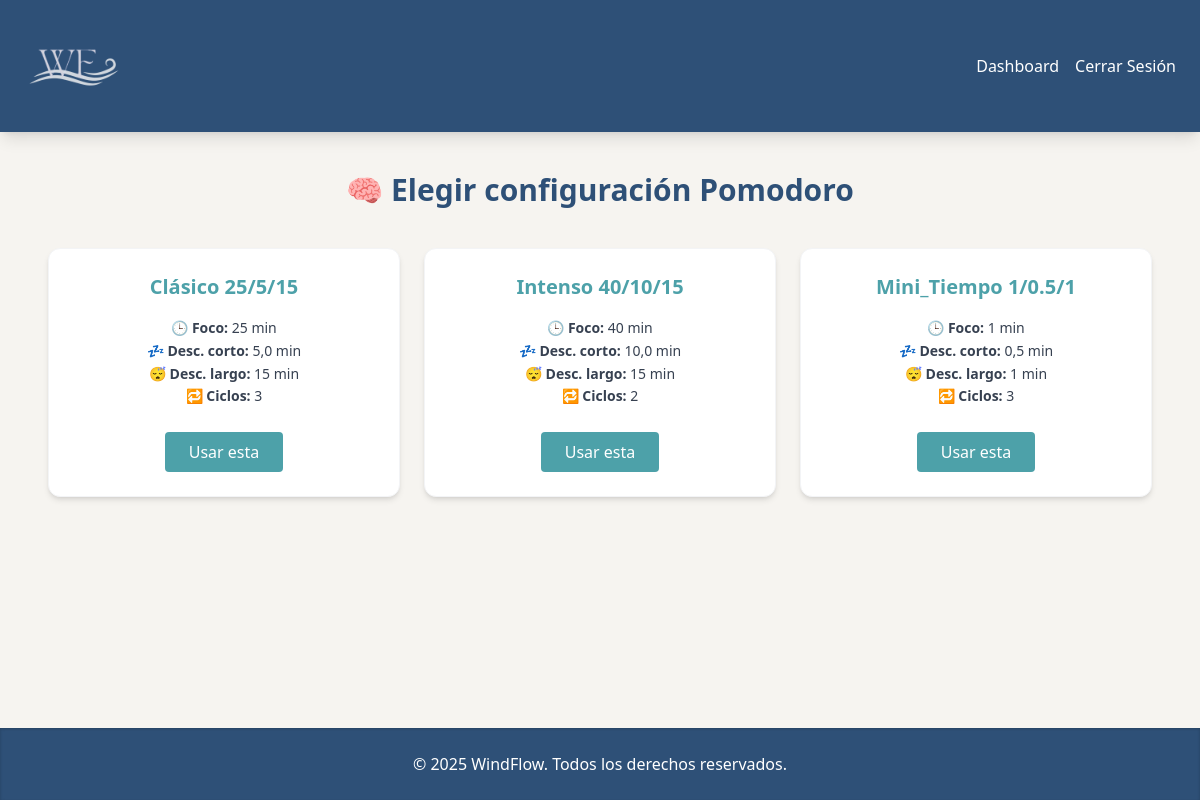
The app's page /pomodoro/configurar/ (signed in) with its own data.
### apps/pomodoro/models.py (models this page shows, shortened)
class ConfiguracionPomodoro(models.Model):
    nombre = models.CharField(max_length=100)
    foco_min = models.IntegerField(default=25)
    descanso_corto_min = models.FloatField(default=5.0)
    descanso_largo_min = models.IntegerField(default=15)
    ciclos = models.IntegerField(default=4)

### apps/pomodoro/views.py (the view)
# urls.py: path('configurar/', views.seleccionar_configuracion, name='seleccionar_configuracion'),
@login_required
@solo_usuarios
def seleccionar_configuracion(request):
    configuraciones = ConfiguracionPomodoro.objects.all()
    return render(request, 'pomodoro/seleccionar.html', {'configuraciones': configuraciones})

### templates/pomodoro/seleccionar.html (shortened to what this page needs)
{% extends "base.html" %}
{% load static %}
{% block content %}
<div class="max-w-6xl mx-auto px-6 py-10 animate-fadeIn">
  <h2 class="text-3xl font-bold text-center text-color1 mb-10">🧠 Elegir configuración Pomodoro</h2>
  <div class="grid grid-cols-1 sm:grid-cols-2 lg:grid-cols-3 gap-6">
    {% for conf in configuraciones %}
      <div class="bg-white shadow-md rounded-xl p-6 border border-gray-100 text-center hover:shadow-lg transition-all duration-300">
        <h5 class="text-xl font-semibold text-color2 mb-4">{{ conf.nombre }}</h5>
        <p class="text-gray-700 text-sm leading-relaxed mb-4">
          🕒 <strong>Foco:</strong> {{ conf.foco_min }} min<br>
          💤 <strong>Desc. corto:</strong> {{ conf.descanso_corto_min }} min<br>
          😴 <strong>Desc. largo:</strong> {{ conf.descanso_largo_min }} min<br>
          🔁 <strong>Ciclos:</strong> {{ conf.ciclos }}
        </p>
        <a href="{% url 'user_pomodoro' %}?config={{ conf.id }}"
           class="inline-block mt-2 px-6 py-2 bg-color2 text-white rounded hover:bg-color3 transition font-medium">
          Usar esta
        </a>
      </div>
    {% endfor %}
  </div>
</div>
{% endblock %}

### theme/templates/base.html (shortened to what this page needs)
{% load static %}
<!DOCTYPE html>
<html lang="es">
<head>
  <script src="https://cdn.tailwindcss.com"></script>
  <link href="https://unpkg.com/aos@2.3.4/dist/aos.css" rel="stylesheet">
</head>
<body class="text-gray-800">
  <nav class="bg-color1 text-white shadow-lg py-4">
    <div class="max-w-7xl mx-auto flex justify-between items-center px-6">
      <a href="#" class="flex items-center">
        <img src="{% static 'WF.png' %}" alt="Logo" class="w-20">
      </a>
      <ul class="flex space-x-4">
        {% if not user.is_authenticated %}
          <li><a href="{% url 'login' %}" class="hover:underline">Iniciar Sesión</a></li>
          <li><a href="{% url 'register' %}" class="hover:underline">Crear Cuenta</a></li>
        {% else %}
          {% if user.profile.es_admin_publico %}
            <li><a href="{% url 'panel_admin_publico' %}" class="hover:underline">Panel Admin</a></li>
          {% else %}
            <li>
              <a href="{% url 'dashboard' %}" class="hover:underline">
                {% if request.resolver_match.url_name == 'dashboard_suscrito' %}
                  Dashboard Usuario Gratuito
                {% else %}
                  Dashboard
                {% endif %}
              </a>
            </li>
          {% endif %}
          <li><a href="{% url 'logout' %}" class="hover:underline">Cerrar Sesión</a></li>
        {% endif %}
      </ul>
    </div>
  </nav>
  <main>
    {% block content %}{% endblock %}
  </main>
  <footer class="bg-color1 text-white text-center py-6">
    <p>&copy; 2025 WindFlow. Todos los derechos reservados.</p>
  </footer>
</body>
</html>

### theme/templates/base.html (style rules this page uses)
body { background-color: #F6F4F0; }
nav img { width: 100px !important; height: auto; }
html, body { height: 100%; margin: 0; }
body { display: flex; flex-direction: column; min-height: 100vh; }
main { flex: 1; }
footer { background-color: #2E5077; color: white; text-align: center; padding: 1.5rem 1rem; box-shadow: inset 0 1px 3px rgba(0, 0, 0, 0.2); }

### templates/pomodoro/seleccionar.html (style rules this page uses)
html, body { height: 100%; margin: 0; }
body { display: flex; flex-direction: column; min-height: 100vh; }
main { flex: 1; }
footer { background-color: #2E5077; color: white; text-align: center; padding: 1.5rem 1rem; box-shadow: inset 0 1px 3px rgba(0, 0, 0, 0.2); }

### records on screen
ConfiguracionPomodoro: nombre "Clásico 25/5/15", foco_min "25", descanso_corto_min "5,0", descanso_largo_min "15", ciclos "3"
ConfiguracionPomodoro: nombre "Intenso 40/10/15", foco_min "40", descanso_corto_min "10,0", descanso_largo_min "15", ciclos "2"
ConfiguracionPomodoro: nombre "Mini_Tiempo 1/0.5/1", foco_min "1", descanso_corto_min "0,5", descanso_largo_min "1", ciclos "3"
